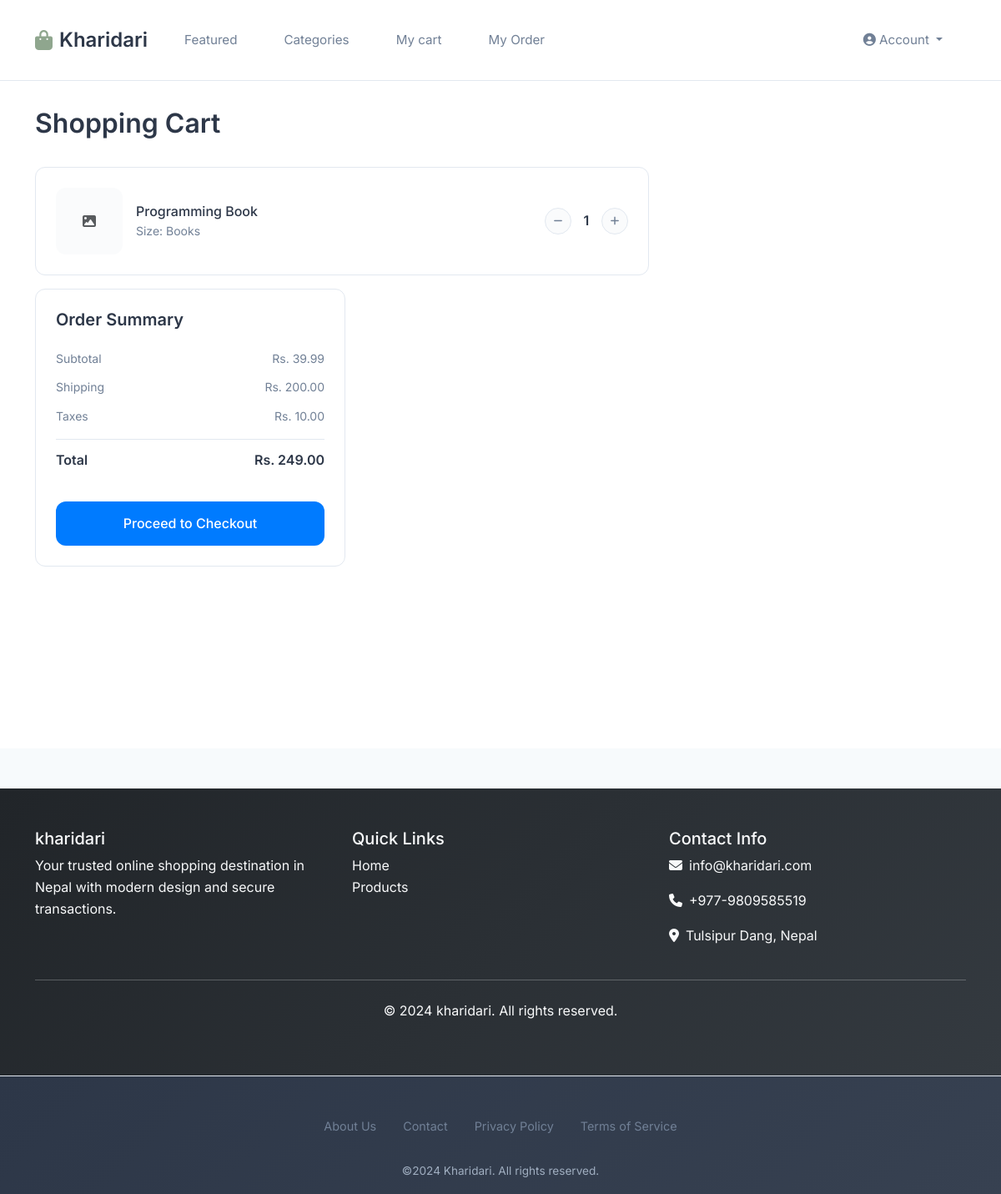
/cart/ (signed in), run on an earlier commit of the app's database.
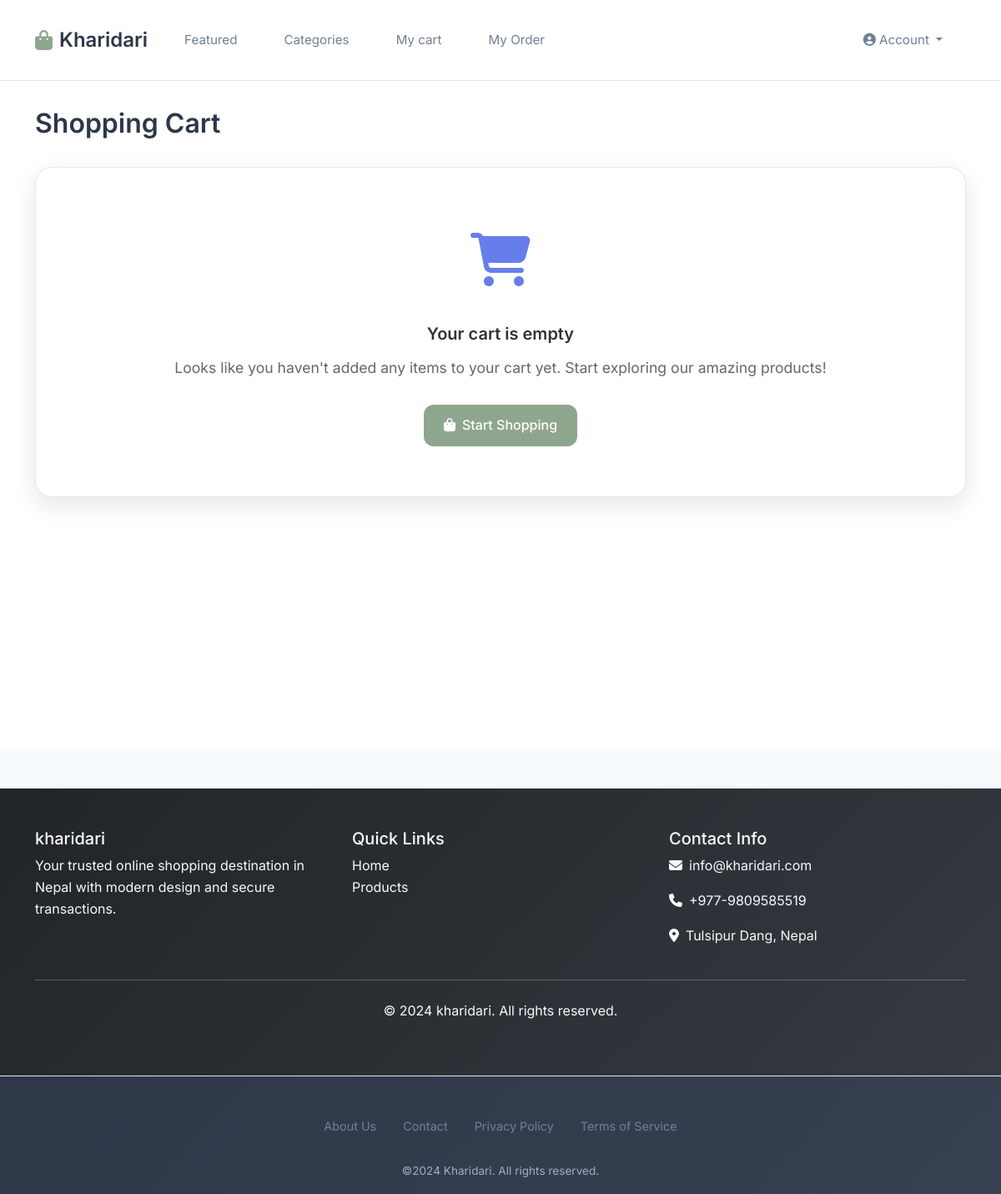
And on a later commit of the database.
### ecommerce/models.py (models this page shows, shortened)
class CartItem(models.Model):
    cart = models.ForeignKey(Cart, on_delete=models.CASCADE, related_name='items')
    product = models.ForeignKey(Product, on_delete=models.CASCADE)
    quantity = models.PositiveIntegerField(default=1)
    created_at = models.DateTimeField(auto_now_add=True)
    updated_at = models.DateTimeField(auto_now=True)
    class Meta:
        unique_together = ('cart', 'product')
    def get_total_price(self):
        return self.quantity * self.product.get_price

class Product(models.Model):
    name = models.CharField(max_length=200)
    slug = models.SlugField(max_length=200, unique=True)
    description = models.TextField()
    price = models.DecimalField(max_digits=10, decimal_places=2)
    discount_price = models.DecimalField(max_digits=10, decimal_places=2, blank=True, null=True)
    category = models.ForeignKey(Category, on_delete=models.CASCADE, related_name='products')
    image = models.ImageField(upload_to='products/')
    stock = models.PositiveIntegerField(default=0)
    is_active = models.BooleanField(default=True)
    is_featured = models.BooleanField(default=False)
    created_at = models.DateTimeField(auto_now_add=True)
    updated_at = models.DateTimeField(auto_now=True)
    class Meta:
        ordering = ['-created_at']
    def get_absolute_url(self):
        return reverse('product_detail', kwargs={'slug': self.slug})
    @property
    def get_price(self):
        if self.discount_price:
            return self.discount_price
        return self.price

class Category(models.Model):
    name = models.CharField(max_length=100, unique=True)
    slug = models.SlugField(max_length=100, unique=True)
    description = models.TextField(blank=True)
    image = models.ImageField(upload_to='categories/', blank=True, null=True)
    created_at = models.DateTimeField(auto_now_add=True)
    updated_at = models.DateTimeField(auto_now=True)
    is_active = models.BooleanField(default=True)
    class Meta:
        verbose_name_plural = "Categories"
        ordering = ['name']

class Cart(models.Model):
    user = models.OneToOneField(User, on_delete=models.CASCADE)
    created_at = models.DateTimeField(auto_now_add=True)
    updated_at = models.DateTimeField(auto_now=True)
    @property
    def total_price(self):
        return sum(item.get_total_price() for item in self.items.all())

### ecommerce/views.py (the view)
# urls.py: path('cart/', views.cart_view, name='cart'),
@login_required
@customer_only
def cart_view(request):
    cart, _ = Cart.objects.get_or_create(user=request.user)
    context = {
        'cart': cart,
    }
    return render(request, 'ecommerce/cart.html', context)

### ecommerce/views.py (called while the page is built)
def customer_only(view_func):
    @wraps(view_func)
    def wrapper(request, *args, **kwargs):
        if request.user.is_authenticated and (request.user.is_superuser or request.user.is_staff):
            messages.warning(request, 'Admin users cannot access customer features. Please use the admin panel.')
            return redirect('/admin/')
        return view_func(request, *args, **kwargs)
    return wrapper

### templates/ecommerce/cart.html (shortened to what the changed rows need)
{% extends 'base.html' %}
{% load static %}
{% block content %}
<div class="cart-page">
    <div class="container">
        <div class="cart-header">
            <h1 class="cart-title">Shopping Cart</h1>
        </div>
        {% if cart.items.all %}
            <div class="row">
                <div class="col-lg-8">
                    {% for item in cart.items.all %}
                    <div class="cart-item" data-item-id="{{ item.id }}">
                        <div class="product-image">
                            {% if item.product.image %}
                                <img src="{{ item.product.image.url }}" alt="{{ item.product.name }}">
                            {% else %}
                                <div class="d-flex align-items-center justify-content-center h-100">
                                    <i class="fas fa-image text-muted"></i>
                                </div>
                            {% endif %}
                        </div>
                        <div class="product-info">
                            <a href="{{ item.product.get_absolute_url }}" class="product-name">
                                {{ item.product.name }}
                            </a>
                            <p class="product-size">Size: {{ item.product.category.name }}</p>
                        </div>
                        <div class="quantity-controls">
                            <button class="quantity-btn"
                                    type="button"
                                    data-action="decrease"
                                    data-item-id="{{ item.id }}">
                                <i class="fas fa-minus"></i>
                            </button>
                            <span class="quantity-display">{{ item.quantity }}</span>
                            <button class="quantity-btn"
                                    type="button"
                                    data-action="increase"
                                    data-item-id="{{ item.id }}">
                                <i class="fas fa-plus"></i>
                            </button>
                        </div>
                    </div>
                    {% endfor %}
                    </div>
                </div>
                <div class="col-lg-4">
                    <div class="order-summary">
                        <h3 class="summary-title">Order Summary</h3>
                        <div class="summary-row">
                            <span>Subtotal</span>
                            <span class="cart-subtotal">Rs. {{ cart.total_price }}</span>
                        </div>
                        <div class="summary-row">
                            <span>Shipping</span>
                            <span class="cart-shipping">
                                {% if cart.total_price >= 5000 %}
                                    FREE
                                {% else %}
                                    Rs. 200.00
                                {% endif %}
                            </span>
                        </div>
                        <div class="summary-row">
                            <span>Taxes</span>
                            <span class="cart-tax">Rs. 10.00</span>
                        </div>
                        <div class="summary-row total">
                            <span>Total</span>
                            <span class="cart-total">
                                {% if cart.total_price >= 5000 %}
                                    Rs. {{ cart.total_price|add:10|floatformat:2 }}
                                {% else %}
                                    Rs. {{ cart.total_price|add:200|add:10|floatformat:2 }}
                                {% endif %}
                            </span>
                        </div>
                        <a href="{% url 'checkout' %}" class="checkout-btn">
                            Proceed to Checkout
                        </a>
                    </div>
                </div>
            </div>
        {% else %}
            <div class="empty-cart">
                <div class="empty-cart-icon">
                    <i class="fas fa-shopping-cart"></i>
                </div>
                <h3>Your cart is empty</h3>
                <p>Looks like you haven't added any items to your cart yet. Start exploring our amazing products!</p>
                <a href="{% url 'product_list' %}" class="shop-btn">
                    <i class="fas fa-shopping-bag me-2"></i>Start Shopping
                </a>
            </div>
        {% endif %}
    </div>
</div>
{% endblock %}

What changed in the data, as far as the page shows it:
removed CartItem: product.name "Programming Book", product.category.name "Books", quantity "1"
no longer on this page (row unchanged): Cart: total_price "39.99", total_price|add "249.00"
Also different on the page:
text no longer shown: "Order Summary Subtotal Rs. Shipping Rs. 200.00 Taxes Rs. 10.00 Total Rs. Proceed to Checkout"
text now shown: "Your cart is empty Looks like you haven't added any items to your cart yet. Start exploring our amazing products! Start Shopping"
